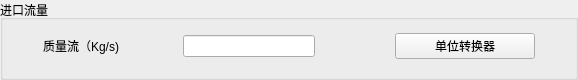
       <widget class="QGroupBox" name="mass_inlet">
        <property name="maximumSize">
         <size>
          <width>700</width>
          <height>80</height>
         </size>
        </property>
        <property name="title">
         <string>进口流量</string>
        </property>
        <layout class="QHBoxLayout" name="horizontalLayout_4">
         <property name="spacing">
          <number>40</number>
         </property>
         <property name="leftMargin">
          <number>40</number>
         </property>
         <property name="topMargin">
          <number>10</number>
         </property>
         <property name="rightMargin">
          <number>40</number>
         </property>
         <property name="bottomMargin">
          <number>15</number>
         </property>
         <item>
          <widget class="QLabel" name="mass_inlet_label">
           <property name="minimumSize">
            <size>
             <width>100</width>
             <height>0</height>
            </size>
           </property>
           <property name="maximumSize">
            <size>
             <width>120</width>
             <height>16777215</height>
            </size>
           </property>
           <property name="text">
            <string>质量流（Kg/s)</string>
           </property>
           <property name="buddy">
            <cstring>mass_inlet_edit</cstring>
           </property>
          </widget>
         </item>
         <item>
          <widget class="QLineEdit" name="mass_inlet_edit">
           <property name="minimumSize">
            <size>
             <width>132</width>
             <height>0</height>
            </size>
           </property>
           <property name="maximumSize">
            <size>
             <width>132</width>
             <height>16777215</height>
            </size>
           </property>
          </widget>
         </item>
         <item>
          <spacer name="horizontalSpacer_3">
           <property name="orientation">
            <enum>Qt::Horizontal</enum>
           </property>
           <property name="sizeHint" stdset="0">
            <size>
             <width>40</width>
             <height>20</height>
            </size>
           </property>
          </spacer>
         </item>
         <item>
          <widget class="QPushButton" name="unit_btn">
           <property name="minimumSize">
            <size>
             <width>140</width>
             <height>25</height>
            </size>
           </property>
           <property name="maximumSize">
            <size>
             <width>100</width>
             <height>16777215</height>
            </size>
           </property>
           <property name="text">
            <string>单位转换器</string>
           </property>
          </widget>
         </item>
        </layout>
       </widget>
